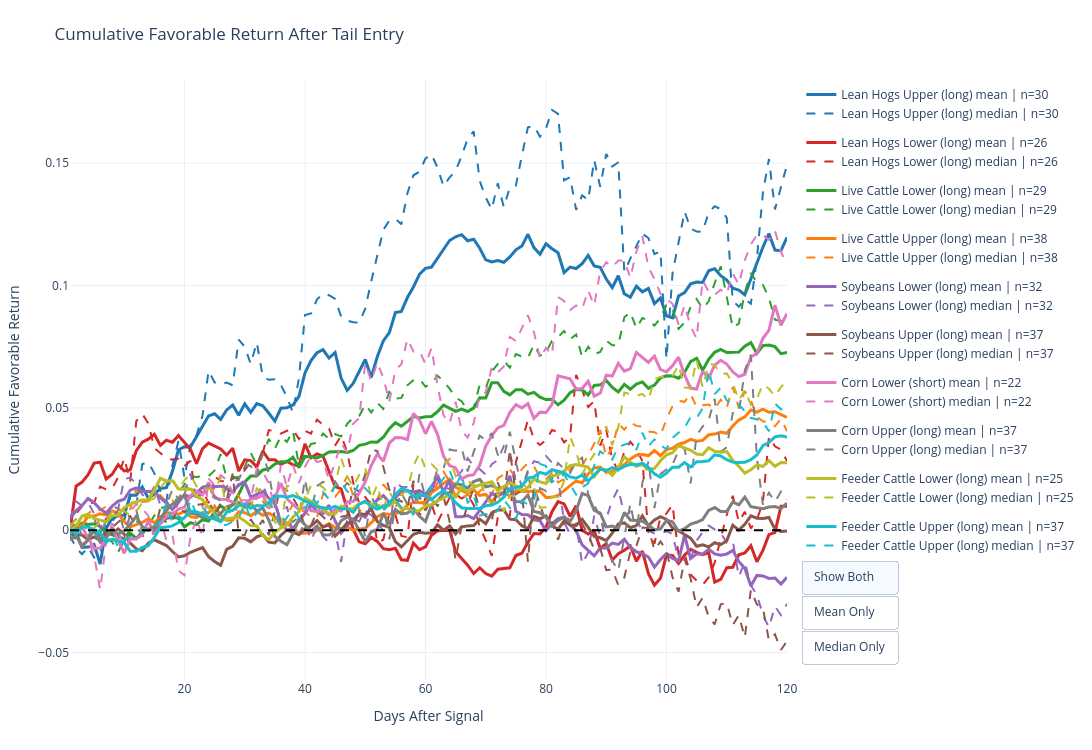

Notebook code cell kept with this figure:
### Markdown cell above
### Return Path Analysis of Tail-Entry Signals

Tail states identified in the previous analysis are examined individually to assess their tradeability. Cumulative favorable return paths are plotted following signal entry, allowing comparison of persistence, timing, and consistency across candidate signals. This analysis was used to guide signal selection and holding-period determination. Next cell outputs an interactive forward returns chart. Clone and run locally to view/use.

-------------------------------------------------------------------------------------------------------------------------------------------------------

### Code cell
max_horizon = 120

signal_specs = [
    ("hogs", "Lean Hogs Upper", "upper", "long"),
    ("hogs", "Lean Hogs Lower", "lower", "long"),
    ("live_cattle", "Live Cattle Lower", "lower", "long"),
    ("live_cattle", "Live Cattle Upper", "upper", "long"),
    ("soy", "Soybeans Lower", "lower", "long"),
    ("soy", "Soybeans Upper", "upper", "long"),
    ("corn", "Corn Lower", "lower", "short"),
    ("corn", "Corn Upper", "upper", "long"),
    ("feeder_cattle", "Feeder Cattle Lower", "lower", "long"),
    ("feeder_cattle", "Feeder Cattle Upper", "upper", "long"),
]

series_data = []

for market, label, tail, direction in signal_specs:
    d = merged[market].loc["2008":].copy()
    close_col = next(c for c in d.columns if "Close" in c)
    d["ret"] = d[close_col].pct_change()

    if tail == "upper":
        d["tail_state"] = d["cot_idx"] >= 0.8
    else:
        d["tail_state"] = d["cot_idx"] <= 0.2

    prev_state = d["tail_state"].shift(1, fill_value=False)
    d["entry"] = d["tail_state"] & (~prev_state)

    entry_locs = np.where(d["entry"].values)[0]
    paths = []

    for loc in entry_locs:
        if loc + max_horizon >= len(d):
            continue

        future = d["ret"].iloc[loc + 1 : loc + 1 + max_horizon].values
        path = np.cumsum(future)

        if direction == "short":
            path = -path

        paths.append(path)

    if len(paths) == 0:
        continue

    paths = np.array(paths)

    series_data.append({
        "name": f"{label} ({direction})",
        "mean": paths.mean(axis=0),
        "median": np.median(paths, axis=0),
        "n": len(paths),
    })

fig = go.Figure()
x = np.arange(1, max_horizon + 1)

colors = [
    "#1f77b4",  # blue
    "#d62728",  # red
    "#2ca02c",  # green
    "#ff7f0e",  # orange
    "#9467bd",  # purple
    "#8c564b",  # brown
    "#e377c2",  # pink
    "#7f7f7f",  # gray
    "#bcbd22",  # olive
    "#17becf",  # cyan
]

for i, s in enumerate(series_data):
    color = colors[i % len(colors)]
    group = s["name"]

    fig.add_trace(
        go.Scatter(
            x=x,
            y=s["mean"],
            mode="lines",
            name=f"{s['name']} mean | n={s['n']}",
            legendgroup=group,
            line=dict(color=color, width=3, dash="solid"),
            hovertemplate=(
                "<b>%{fullData.name}</b><br>"
                "Day %{x}<br>"
                "Return %{y:.2%}<extra></extra>"
            ),
            visible=True,
        )
    )

    fig.add_trace(
        go.Scatter(
            x=x,
            y=s["median"],
            mode="lines",
            name=f"{s['name']} median | n={s['n']}",
            legendgroup=group,
            line=dict(color=color, width=2, dash="dash"),
            hovertemplate=(
                "<b>%{fullData.name}</b><br>"
                "Day %{x}<br>"
                "Return %{y:.2%}<extra></extra>"
            ),
            visible=True,
        )
    )

n_signals = len(series_data)
both_visible = [True, True] * n_signals
mean_only = []
median_only = []

for _ in range(n_signals):
    mean_only.extend([True, False])
    median_only.extend([False, True])

fig.update_layout(
    title="Cumulative Favorable Return After Tail Entry",
    xaxis_title="Days After Signal",
    yaxis_title="Cumulative Favorable Return",
    hovermode="x unified",
    template="plotly_white",
    width=1100,
    height=750,
    margin=dict(l=70, r=260, t=80, b=70),
    updatemenus=[
        {
            "type": "buttons",
            "direction": "down",
            "x": 1.02,
            "y": 0.2,
            "xanchor": "left",
            "yanchor": "top",
            "showactive": True,
            "buttons": [
                {
                    "label": "Show Both",
                    "method": "update",
                    "args": [
                        {"visible": both_visible},
                        {"title": "Cumulative Favorable Return After Tail Entry"},
                    ],
                },
                {
                    "label": "Mean Only",
                    "method": "update",
                    "args": [
                        {"visible": mean_only},
                        {"title": "Mean Cumulative Favorable Return After Tail Entry"},
                    ],
                },
                {
                    "label": "Median Only",
                    "method": "update",
                    "args": [
                        {"visible": median_only},
                        {"title": "Median Cumulative Favorable Return After Tail Entry"},
                    ],
                },
            ],
        }
    ],
    legend=dict(
        orientation="v",
        yanchor="top",
        y=1.0,
        xanchor="left",
        x=1.02
    ),
)

fig.add_hline(y=0, line_dash="dash", line_color="black")

fig.show()
